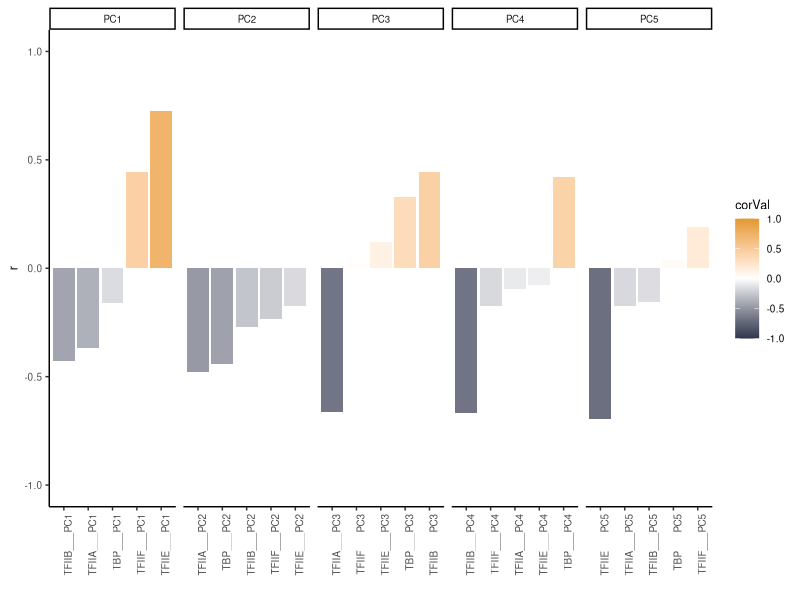

R code for this plot: (Note: this script raises an error after producing the figure.)
rm(list = ls())

library(tidyverse)
library(tidytext)
library(svglite)

set.seed(42)

# load imputed values
imp = as.matrix(read.csv("data/imputed_missing_values/imputed_residence_times_fastSitesExcluded.csv") %>% 
                  column_to_rownames(var = "X"))

# upload table replace <1 min with a random number between 0-1
resTimes = read.csv("data/residence_times_all.csv") %>% 
  pivot_longer(cols = TBP:TFIIF, names_to = "factorName", values_to = "resTime", values_drop_na = TRUE) %>% 
  distinct()

plotResTime = resTimes %>% 
  mutate(randNum = runif(nrow(resTimes), min=0, max=1)) %>% 
  mutate(resTimesNum = ifelse(resTime == "<1", randNum, as.numeric(resTime))) 

# PCA of genes
genePCA = function(inputData, scaled = TRUE){
  if (scaled == TRUE){
    pca = prcomp(inputData, scale. = TRUE)
  } else {
    pca = prcomp(inputData, scale. = FALSE)
  }
  
  variance = round((pca$sdev^2 / sum(pca$sdev^2))*100, digits = 2)
  PCA_out = as.data.frame(pca$x) %>% 
    rownames_to_column(var = "gene")
  
  output = list(PCA_out = PCA_out, variance = variance)
  
  return(output)
}

# a) PCA ofimputed observations
output = genePCA(inputData = imp, scaled = TRUE)
output$variance


corData = output$PCA_out %>% 
  left_join(plotResTime) %>% 
  dplyr::select(-c(peakName, resTime, randNum)) %>% 
  pivot_longer(cols = PC1:PC5, names_to = "PC", values_to = "PC_value") %>% 
  group_by(PC, factorName) %>% 
  summarise(corVal = cor(PC_value, resTimesNum)) %>% 
  drop_na()

p = ggplot(corData, aes(x = reorder_within(factorName, corVal, PC), y = corVal, fill = corVal))
p + geom_bar(stat = "identity") +
  facet_wrap(~PC, scales = "free_x", nrow = 1) +
  theme_classic() +
  theme(panel.background = element_rect(fill = "transparent"), # bg of the panel
        plot.background = element_rect(fill = "transparent", color = NA),
        text = element_text(size=9), 
        axis.text.x = element_text(angle = 90, hjust = 1),
        strip.text.x = element_text(size = 7)) + 
  #guides(fill="none", color = "none") +
  ylab("r") +
  xlab("")  +
  #scale_fill_gradient2(low = "#32384D", high = "#E29930", mid = "white", midpoint = 0) +
  scale_fill_gradientn(colors = c("#32384D", "white","#E29930"), 
                       limits= c(-1,1)) +
  ylim(-1, 1)
ggsave("figures/panels/fig3/cor_PC_genes_with_resTime_PCAwithoutFastSites.pdf", width = 15, height = 5, units = "cm")
